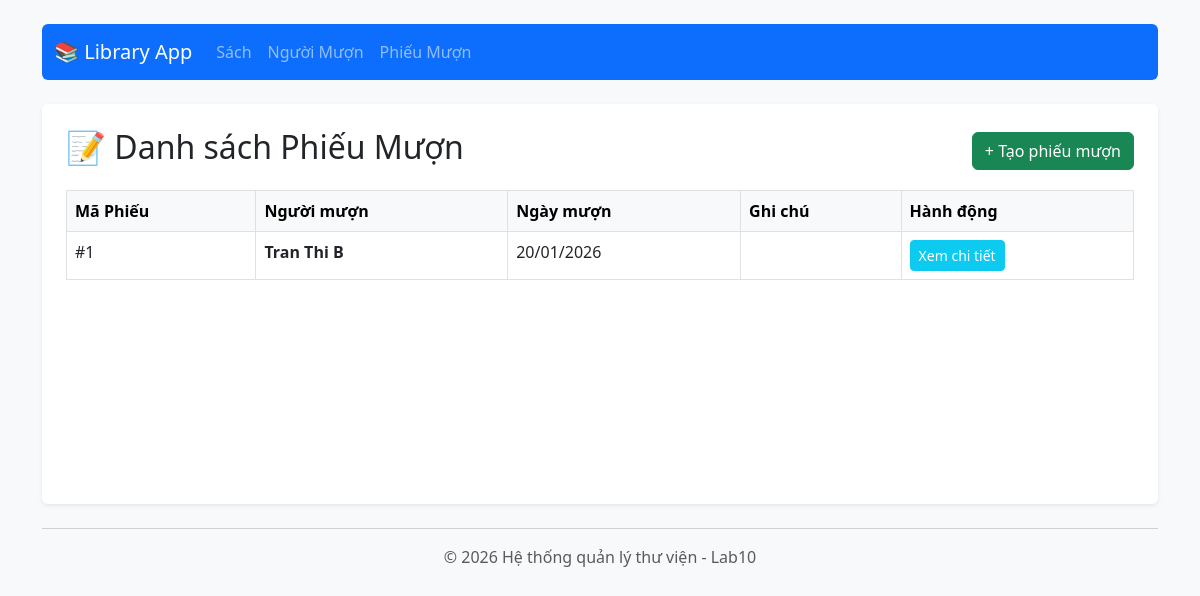
/index.php?controller=borrow&action=index, run on the app's committed database.
### tables this page shows
CREATE TABLE `borrows` (
  `id` int(11) NOT NULL,
  `borrower_id` int(11) NOT NULL,
  `borrow_date` date NOT NULL,
  `note` varchar(255) DEFAULT NULL
);

CREATE TABLE `borrowers` (
  `id` int(11) NOT NULL,
  `full_name` varchar(120) NOT NULL,
  `phone` varchar(20) DEFAULT NULL,
  `created_at` timestamp NOT NULL DEFAULT current_timestamp()
);

### controllers/BorrowController.php (called while the page is built, shortened)
<?php
require_once APP_ROOT . '/models/BorrowRepository.php';
class BorrowController {
    private $borrowRepo;
    public function __construct() {
        $this->borrowRepo = new BorrowRepository();
    }
    public function index() {
        $borrows = $this->borrowRepo->getAll();
        require APP_ROOT . '/views/borrows/index.php';
    }
}
?>

### public/index.php (called while the page is built, shortened)
<?php
$controller = isset($_GET['controller']) ? $_GET['controller'] : 'book';
$action     = isset($_GET['action']) ? $_GET['action'] : 'index';
switch ($controller) {
    case 'borrow':
        require_once APP_ROOT . '/controllers/BorrowController.php';
        $obj = new BorrowController();
        break;
}
$obj->$action();
?>

### config/Database.php (called while the page is built)
<?php
class Database {
    private static $host = 'localhost';
    private static $db_name = 'lab10_library';
    private static $username = 'root';
    private static $password = '';
    public static $conn = null;
    public static function getConnection() {
        if (self::$conn === null) {
            try {
                $dsn = "mysql:host=" . self::$host . ";dbname=" . self::$db_name . ";charset=utf8mb4";
                $options = [
                    PDO::ATTR_ERRMODE => PDO::ERRMODE_EXCEPTION,
                    PDO::ATTR_DEFAULT_FETCH_MODE => PDO::FETCH_ASSOC,
                    PDO::ATTR_EMULATE_PREPARES => false,
                ];
                self::$conn = new PDO($dsn, self::$username, self::$password, $options);
            } catch(PDOException $exception) {
                echo "Lỗi kết nối CSDL: " . $exception->getMessage();
                exit();
            }
        }
        return self::$conn;
    }
}
?>

### models/BorrowRepository.php (called while the page is built, shortened)
<?php
require_once APP_ROOT . '/config/Database.php';
class BorrowRepository {
    private $db;
    public function __construct() {
        $this->db = Database::getConnection();
    }
    public function getAll() {
        $sql = "SELECT b.*, br.full_name FROM borrows b
                JOIN borrowers br ON b.borrower_id = br.id
                ORDER BY b.id DESC";
        return $this->db->query($sql)->fetchAll();
    }
}
?>

### views/borrows/index.php (the view)
<?php include APP_ROOT . '/views/layouts/header.php'; ?>
<div class="d-flex justify-content-between align-items-center mb-3">
    <h2>📝 Danh sách Phiếu Mượn</h2>
    <a href="index.php?controller=borrow&action=create" class="btn btn-success">+ Tạo phiếu mượn</a>
</div>
<table class="table table-bordered">
    <thead class="table-light">
        <tr>
            <th>Mã Phiếu</th>
            <th>Người mượn</th>
            <th>Ngày mượn</th>
            <th>Ghi chú</th>
            <th>Hành động</th>
        </tr>
    </thead>
    <tbody>
        <?php foreach($borrows as $b): ?>
        <tr>
            <td>#<?= $b['id'] ?></td>
            <td><strong><?= htmlspecialchars($b['full_name']) ?></strong></td>
            <td><?= date('d/m/Y', strtotime($b['borrow_date'])) ?></td>
            <td><?= htmlspecialchars($b['note']) ?></td>
            <td>
                <a href="index.php?controller=borrow&action=show&id=<?= $b['id'] ?>" class="btn btn-sm btn-info text-white">Xem chi tiết</a>
            </td>
        </tr>
        <?php endforeach; ?>
    </tbody>
</table>
<?php include APP_ROOT . '/views/layouts/footer.php'; ?>

### views/layouts/header.php (style rules this page uses)
body { background-color: #f8f9fa; }

### data on the page
borrows: id "1", borrower.full_name "Tran Thi B", borrow_date "20/01/2026"
